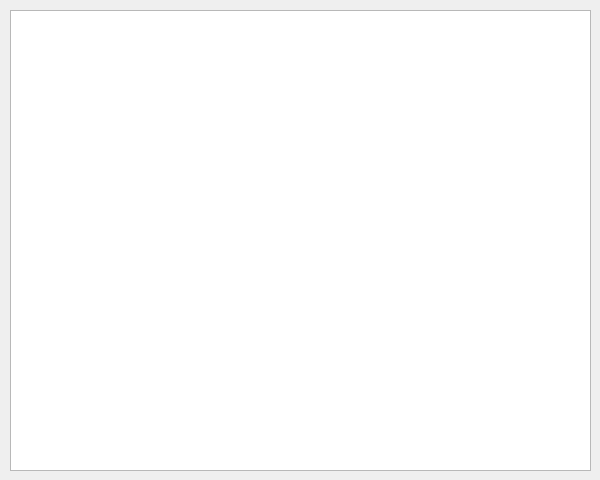
<?xml version="1.0" encoding="UTF-8"?>
<ui version="4.0">
 <class>TaskViewer</class>
 <widget class="QDialog" name="TaskViewer">
  <property name="windowModality">
   <enum>Qt::ApplicationModal</enum>
  </property>
  <property name="geometry">
   <rect>
    <x>0</x>
    <y>0</y>
    <width>600</width>
    <height>480</height>
   </rect>
  </property>
  <property name="windowTitle">
   <string>Текущие задачи</string>
  </property>
  <widget class="QTableWidget" name="tableWidget">
   <property name="geometry">
    <rect>
     <x>10</x>
     <y>10</y>
     <width>581</width>
     <height>461</height>
    </rect>
   </property>
  </widget>
 </widget>
 <resources/>
 <connections/>
</ui>
